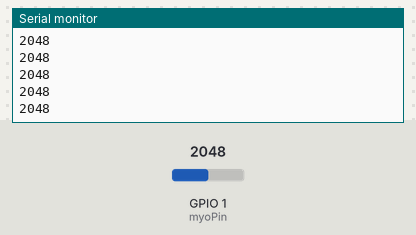
Simulated run of this sketch. Board: ESP32. On the bench: the last lines printed to the serial monitor. Inputs (shaded band) come from the test bench; at power-on: GPIO 1 (myoPin) = 2048.

Above: at 1.2 s.
1.3 s: GPIO 1 (myoPin) set to 2866
At 2.1 s:
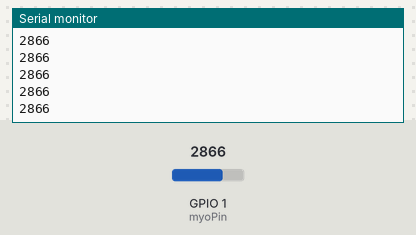
2.8 s: GPIO 1 (myoPin) set to 3603
At 3.9 s:
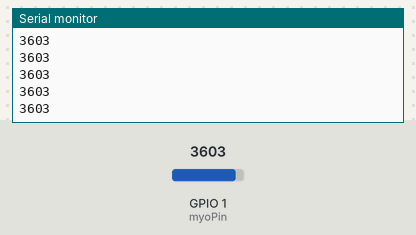
Timing chart, 0 to 5.8 s (numbered marks = the images above; inputs shaded):
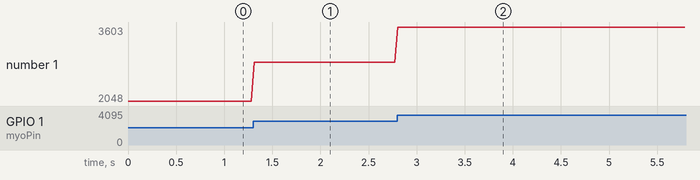

The sketch:

LeCyborg-espnow-sensor.ino
```cpp
#include <esp_now.h>
#include <WiFi.h>

const int myoPin = 1;

typedef struct struct_message {
  int emgValue;
} struct_message;

struct_message myData;

uint8_t broadcastAddress[] = {0xFF,0xFF,0xFF,0xFF,0xFF,0xFF}; // Broadcast

void setup() {
  Serial.begin(115200);
  pinMode(myoPin, INPUT);

  WiFi.mode(WIFI_STA);
  esp_now_init();

  esp_now_peer_info_t peerInfo = {};
  memcpy(peerInfo.peer_addr, broadcastAddress, 6);
  peerInfo.channel = 0;
  peerInfo.encrypt = false;

  esp_now_add_peer(&peerInfo);
}

void loop() {
  int emgValue = analogRead(myoPin);

  myData.emgValue = emgValue;
  esp_now_send(broadcastAddress, (uint8_t *) &myData, sizeof(myData));

  Serial.println(emgValue);

  delay(30); // ~33Hz
}
```

Measured:
- after the input at 1.3 s, the serial monitor: prints a new line at once (image 1)
- after the input at 2.8 s, the serial monitor: prints a new line at once (image 2)
- plotted number 1: 2048 → 2866 after the input at 1.3 s, 2866 → 3603 after the input at 2.8 s
